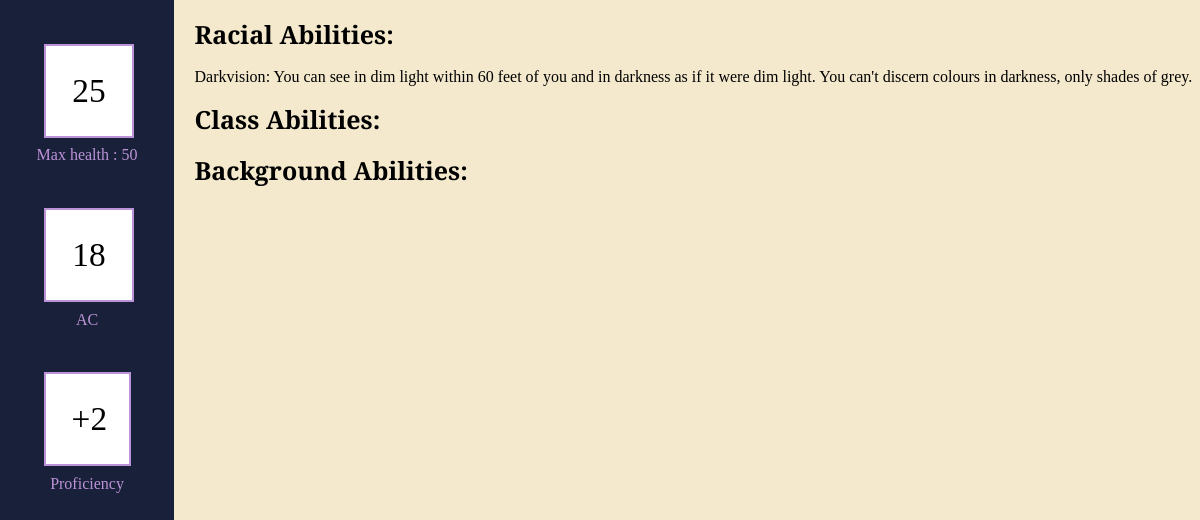
The app's page /character_abilities/1, older data.
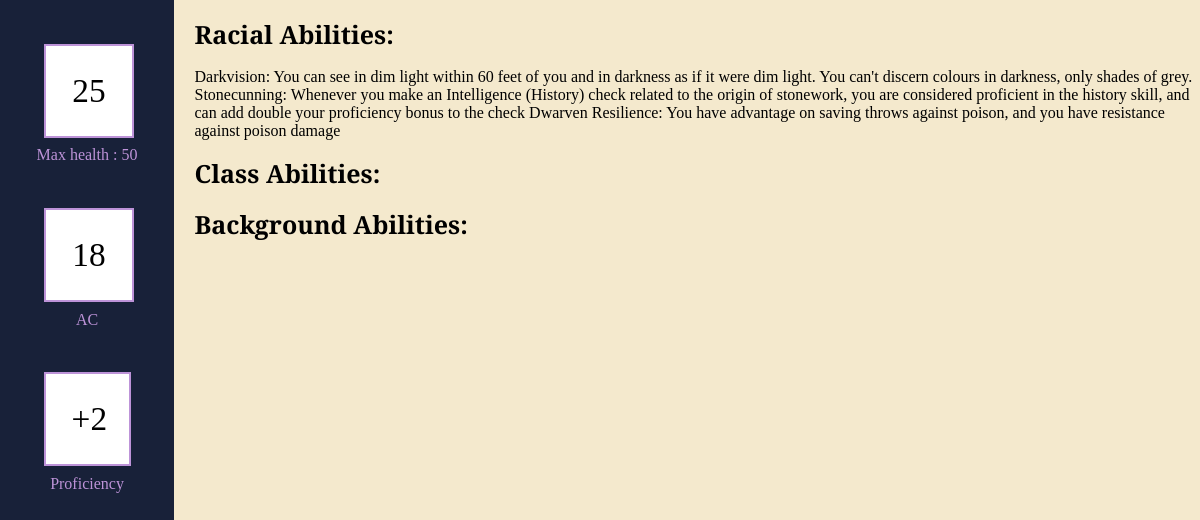
The same page, newer data.
### tables this page shows
CREATE TABLE "Character" (Character_Id INTEGER PRIMARY KEY AUTOINCREMENT, Name TEXT, Race TEXT REFERENCES Race (Race_Id), Class INT REFERENCES Class (Class_Id), Level Type, Background INT REFERENCES Background (Background_Id), HP INT, AC INT, Stats Text, Proficiencies TEXT, Speed INT, Notes TEXT, Current_HP , FOREIGN KEY (Class) REFERENCES Class (Class_Id), FOREIGN KEY (Background) REFERENCES Background (Background_Id));

CREATE TABLE Ability (Ability_Id INTEGER PRIMARY KEY AUTOINCREMENT, Name Text, Description Text);

### routes.py (the view)
@app.route('/character_abilities/<id>')
def character_abilities(id):
    conn = sqlite3.connect(db)
    cur = conn.cursor()
    cur.execute('SELECT * FROM Character WHERE Character_Id = ?', (id,))
    character_data = cur.fetchone()
    if character_data is None:
        return redirect("/")
    feat_names = []
    feat_descriptions = []
    feat_types = ["Race","Class","Background"]
    feat_types_parameters = [character_data[2],character_data[3],character_data[5]]
    for i in range(3):
        cur.execute(f'SELECT Name,Description FROM Ability WHERE Ability_Id IN (SELECT Ability_Id FROM Ability{feat_types[i]} WHERE {feat_types[i]}_Id = ?)', (feat_types_parameters[i],))
        data = cur.fetchall()
        feat_names.append([i[0] for i in data])
        feat_descriptions.append([i[1] for i in data])
    other_values = [id,character_data[6],character_data[12],character_data[7],((character_data[4]-1)//4)+2]
    return render_template('CharacterAbility.html',other_values=other_values,names=feat_names,descs=feat_descriptions)

### templates/CharacterAbility.html
{% extends 'sheetLayout.html' %}
{% set ability_types = ['Racial','Class','Background'] %}
{% block content %}
<div class = "ability_sheet">
    {% for i in range(3) %}
        <h1 class = "ability_header">{{ability_types[i]}} Abilities:</h1>
        {% for j in range(names[i]|length) %}
            {{names[i][j]}}:
            {{descs[i][j]}}
        {% endfor %}
    {% endfor %}
</div>
{% endblock %}

### templates/sheetLayout.html (shortened to what this page needs)
<!DOCTYPE html>
<html>
    <head>
        <link rel = 'stylesheet', href = '../static/styles.css'>
    </head>
    <body>
        <div class = 'sheet_container' id="sheet" data-id="{{ other_values[0] }}">
            <div class = 'side_bar'>
                <div>
                    <input type="number" id="HP" value='{{other_values[2]}}' class="side_input">
                </div>
                Max health : {{other_values[1]}}
                <div>
                    <input type="number" id="AC" value='{{other_values[3]}}' class="side_input">
                </div>
                AC
                <div class = 'side_info'>
                    +{{other_values[4]}}
                </div>
                Proficiency
            </div>
            <div class = 'sheet' data-joe = "Joe">
                {% block content %}{% endblock %}
            </div>
        </div>
    </body>
</html>

### static/styles.css (style rules this page uses)
.side_bar { background-color:#182139; height: 100%; min-width: 100%; overflow: hidden; text-align: center; color: #bd93d8; }
.side_info { text-align: center; border: 2px solid #bd93d8; background-color: white; margin:25%; margin-bottom:5%; padding: 15%; font-size: 25pt; color: black; }
.side_input { text-align: center; border: 2px solid #bd93d8; background-color: white; margin:25%; margin-bottom:5%; padding: 15%; font-size: 25pt; color: black; width: 20%; font-family: "Bree Serif", serif; font-weight: 400; }
.sheet_container { display: grid; grid-template-columns:14.5% 85.5%; grid-template-rows: 100%; min-height: 100%; font-family: "Bree Serif", serif; font-weight: 400; font-style: normal; }
.sheet { background-color: #f4e9cd; }
body { margin: 0px; height: 70vw; }
.ability_sheet { margin-left: 2%; }
.ability_header { font-size: 25px; }

Row changes from the older to the newer data that the page shows:
added Ability: Name "Stonecunning", Description "Whenever you make an Intelligence (History) check related to the origin of stonework, you are considered proficient in the history skill, and can add double your proficiency bonus to the check"
added Ability: Name "Dwarven Resilience", Description "You have advantage on saving throws against poison, and you have resistance against poison damage"
